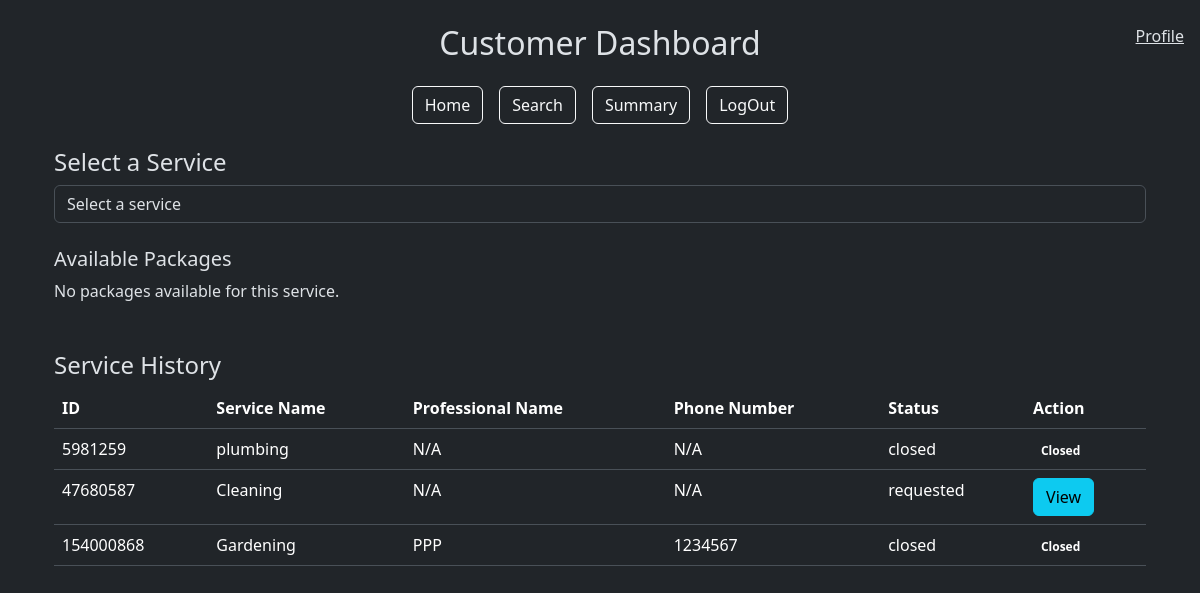
Page /customer_dashboard (signed in) on the earlier database version.
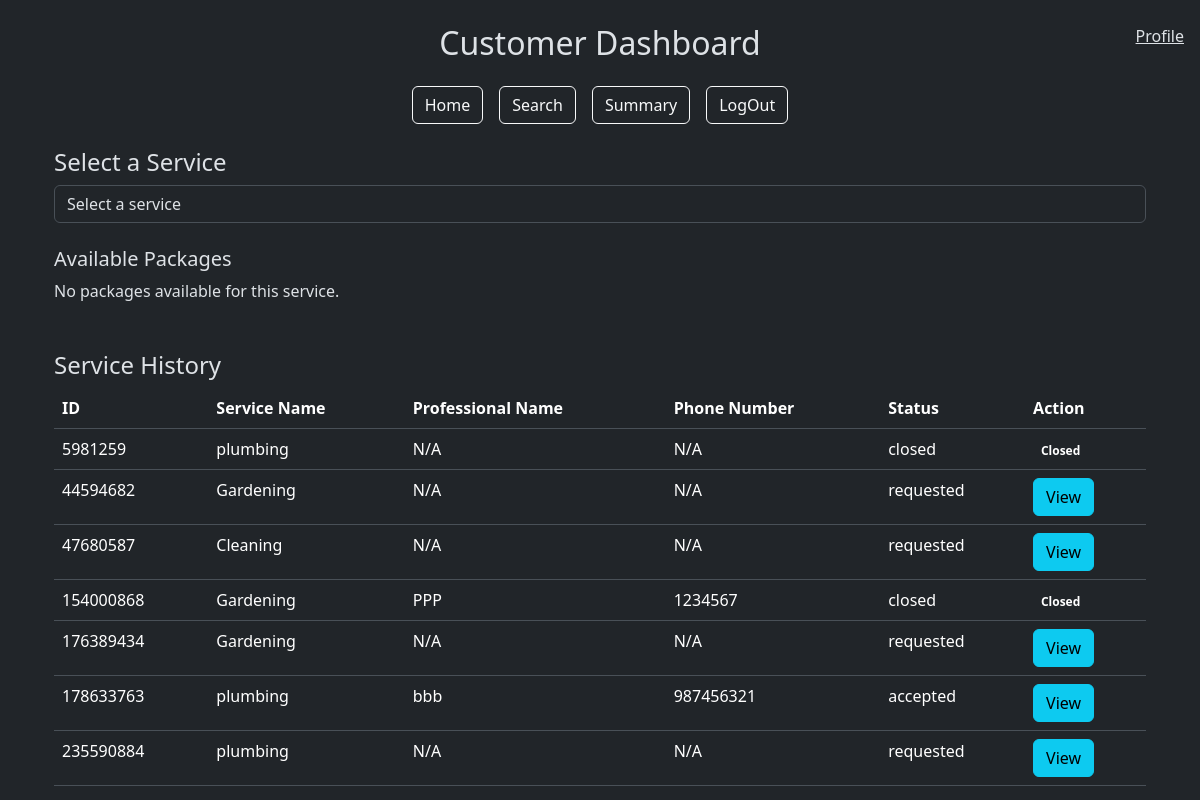
Same page on the later database version.
### models.py (models this page shows)
class User(db.Model):
    __tablename__ = "user"
    id = db.Column(db.Integer, primary_key=True)
    username = db.Column(db.String(80), unique=True, nullable=False)
    passhash = db.Column(db.String(80), nullable=False)
    name = db.Column(db.String(80), nullable=False)
    role = db.Column(db.String(20), nullable=False)
    is_blocked = db.Column(db.Boolean, default=False, nullable=False)
    professional = db.relationship('Professional', backref='user', lazy=True)
    customer = db.relationship('Customer', backref='user', lazy=True)

class ServiceRequest(db.Model):
    __tablename__ = 'service_request'
    id = db.Column(db.Integer, primary_key=True)
    customer_id = db.Column(db.Integer, db.ForeignKey('customer.id'), nullable=False)  # Reference to Customer
    professional_id = db.Column(db.Integer, db.ForeignKey('professional.id'), nullable=True)  # Reference to Professional
    service_id = db.Column(db.Integer, db.ForeignKey('service.id'), nullable=False)
    date_of_request = db.Column(db.DateTime, default=datetime.utcnow, nullable=False)
    date_of_completion = db.Column(db.DateTime, nullable=True)
    status = db.Column(db.String(20), default='requested', nullable=False)
    rating = db.Column(db.Integer, nullable=True)
    remarks = db.Column(db.Text, nullable=True)
    rejected_by = db.Column(MutableList.as_mutable(JSON), default=[])
    customer = db.relationship('Customer', back_populates='service_requests')
    service = db.relationship('Service', back_populates='service_requests')
    professional = db.relationship('Professional', back_populates='service_requests')
    review = db.relationship('Review', back_populates='service_request', lazy=True)

class Service(db.Model):
    __tablename__ = 'service'
    id = db.Column(db.Integer, primary_key=True)
    service_name = db.Column(db.String(80), unique=False, nullable=False)
    description = db.Column(db.Text, nullable=False)
    price = db.Column(db.Float, nullable=False)
    time_required = db.Column(db.Integer, nullable=False)
    service_requests = db.relationship('ServiceRequest', back_populates='service', lazy=True)

class Professional(db.Model):
    __tablename__ = 'professional'
    id = db.Column(db.Integer, db.ForeignKey('user.id'), primary_key=True)
    date_created = db.Column(db.DateTime, default=datetime.utcnow, nullable=False)
    service_id = db.Column(db.Integer, db.ForeignKey('service.id'), nullable=True)
    contact = db.Column(db.String(10), nullable=False)
    experience = db.Column(db.Float, nullable=False)
    description = db.Column(db.Text, nullable=True)
    service_name = db.Column(db.Text(80),db.ForeignKey('service.service_name'), nullable=False)
    rating = db.Column(db.Float, nullable=True)
    address = db.Column(db.Text, nullable=False)
    pincode = db.Column(db.String(6), nullable=False)
    available = db.Column(db.Boolean, default=True, nullable=False)
    document = db.Column(db.String(200))
    verified = db.Column(db.Boolean, default=False, nullable=False)
    service_requests = db.relationship('ServiceRequest', back_populates='professional', lazy=True)

### app.py (the view)
@app.route('/customer_dashboard')
def customer_dashboard():
    user_id = session['user_id']
    customer = Customer.query.get(user_id)
    services =  db.session.query(Service.service_name).distinct().all()
    user = User.query.get(user_id)
    service_requests = ServiceRequest.query.filter_by(customer_id=user_id).all()
    return render_template('customer_dashboard.html',service_requests=service_requests,user=user, customer=customer, services=services)

### templates/customer_dashboard.html (shortened to what this page needs)
{% extends "layout.html" %} {% block title %}Customer Dashboard{% endblock %} {%
block content %}
<div class="container mt-4">
  {% if customer.user.is_blocked %}
  <div class="alert alert-danger" role="alert">
    Your account is blocked. Please contact the admin.
  </div>
  {% else %}
  <span class="navbar-text position-fixed top-0 end-0 m-3">
    <a href="">Profile</a>
  </span>
  <div class="my-4">
    <h4>Select a Service</h4>
    <form method="POST" action="{{ url_for('select_service') }}">
      <div class="form-group">
        <select
          class="form-control"
          name="service_name"
          onchange="this.form.submit()"
          required
        >
          <option value="" disabled selected>Select a service</option>
        </select>
      </div>
    </form>
    <div id="packageDisplay" class="mt-4">
      <h5>Available Packages</h5>
      <div id="packageList">
        {% if packages %} {% for pkg in packages %}
        <div class="card mb-3">
          <div class="card-body">
            <h5 class="card-title">{{ pkg.service_name }}</h5>
            <p class="card-text">{{ pkg.description }}</p>
            <p><strong>Price:</strong> {{ pkg.price }}</p>
            <form
              method="POST"
              action="{{ url_for('book_service', package_id=pkg.id) }}"
            >
              <button type="submit" class="btn btn-primary">Book</button>
            </form>
          </div>
        </div>
        {% endfor %} {% else %}
        <p>No packages available for this service.</p>
        {% endif %}
      </div>
    </div>
  </div>
  <div class="mt-5">
    <h4>Service History</h4>
    <div class="table-responsive">
      <table class="table">
        <thead>
          <tr>
            <th>ID</th>
            <th>Service Name</th>
            <th>Professional Name</th>
            <th>Phone Number</th>
            <th>Status</th>
            <th>Action</th>
          </tr>
        </thead>
        <tbody>
          {% for service_request in service_requests %}
          <tr>
            <td>{{ service_request.id }}</td>
            <td>{{ service_request.service.service_name }}</td>
            <td>
              {{ service_request.professional.user.name if
              service_request.professional else 'N/A' }}
            </td>
            <td>
              {{ service_request.professional.contact if
              service_request.professional else 'N/A' }}
            </td>
            <td>{{ service_request.status }}</td>
            <td>
              {% if service_request.status == 'closed' %}
              <span class="badge badge-success">Closed</span>
              {% else %}
              <button
                type="button"
                class="btn btn-info"
                data-toggle="modal"
                data-target="#viewModal"
                onclick="showModal('{{ service_request.id }}', '{{ service_request.date_of_request }}', '{{ service_request.status }}', '{{ service_request.remarks }}', '{{ service_request.rating }}')"
              >
                View
              </button>
              {% endif %}
            </td>
          </tr>
          {% endfor %}
        </tbody>
      </table>
    </div>
  </div>
  {% endif %}
</div>
{% endblock %}

### templates/layout.html (shortened to what this page needs)
<!DOCTYPE html>
<html lang="en">
  <head>
    <link
      href="https://cdn.jsdelivr.net/npm/bootstrap@5.3.3/dist/css/bootstrap.min.css"
      rel="stylesheet"
    />
  </head>
  <body data-bs-theme="dark">
    <div class="container mt-4">
      {% if request.endpoint not in ['login', 'register'] and not
      user.is_blocked%}
      <div class="text-center my-4">
        <h2 class="text-capitalize">
          {{ session.get('user_role') }} Dashboard
        </h2>
      </div>
      <div class="d-flex justify-content-center mb-4">
        <div class="d-flex flex-row gap-3">
          {% with dashboard_url = session['user_role'] + '_dashboard' %}
          <a href="{{ url_for(dashboard_url) }}" class="btn btn-outline-light"
            >Home</a
          >
          {% endwith %}
          <a href="{{ url_for('search') }}" class="btn btn-outline-light"
            >Search</a
          >
          <a href="{{ url_for('summary') }}" class="btn btn-outline-light"
            >Summary</a
          >
          <a href="{{ url_for('logout') }}" class="btn btn-outline-light"
            >LogOut</a
          >
        </div>
      </div>
      {% endif %}
      {% block content %} {% endblock %}
    </div>
  </body>
</html>

Differences in the rows shown:
added ServiceRequest: id "44594682", service.service_name "Gardening", professional.user "N/A", professional "N/A", status "requested"
added ServiceRequest: id "176389434", service.service_name "Gardening", professional.user "N/A", professional "N/A", status "requested"
added ServiceRequest: id "178633763", service.service_name "plumbing", professional.user "bbb", professional "987456321", status "accepted"
added ServiceRequest: id "235590884", service.service_name "plumbing", professional.user "N/A", professional "N/A", status "requested"
